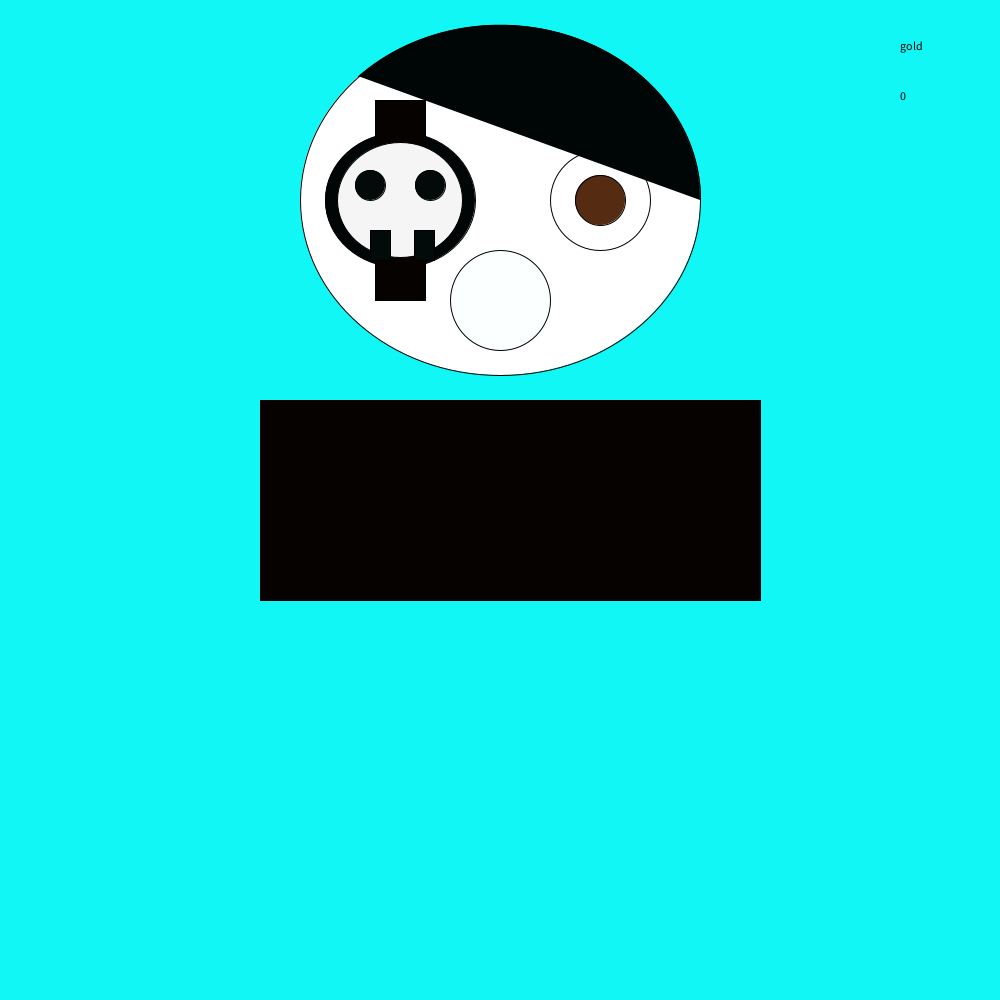
Frame 1 (no input)
Frame 60 (the mouse pressed at the canvas centre just before this capture): identical to frame 1, image omitted
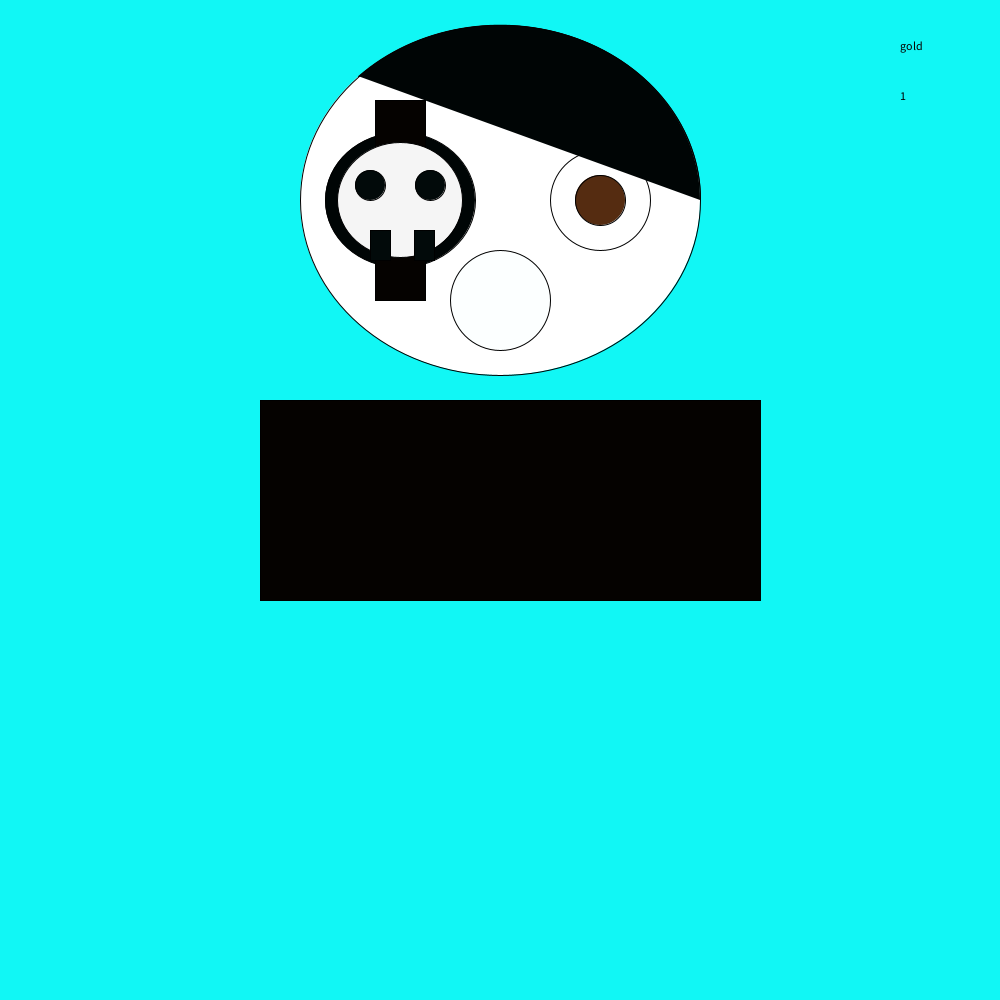
Frame 120 (the mouse held since frame 60 and released just before this capture)

The Processing sketch that drew these frames (run headless with seeded random() and noise(); from frame 60 on, the mouse is pressed at the canvas centre):

// Processing sketch: pirate_clicker
// ── pirate_clicker.pde
int gold=0;  int autoclicker=0; int timer = 0;
void setup(){
size(1000,1000);

}

void draw(){background(#11F7F5);
fill(#FFFFFF);
ellipse(500,200,400,350);
ellipse(400,200,100,100);
ellipse(600,200,100,100);
fill(#000505);
arc(500, 200, 400, 350, PI+QUARTER_PI, PI + PI, OPEN);
ellipse(400,200,150,135);
fill(#000000);
text(gold,900,100);
fill(#552C11);
ellipse(600,200,50,50);
fill(#050200);
rect(260,400,500,200);
rect(375,100,50,50);
text("gold",900,50);
rect(375,250,50,50);
fill(#F5F5F5);
ellipse(400,200,125,115);
fill(#020A0A);
rect(370,230,20,30);
ellipse(370,185,30,30);
ellipse(430,185,30,30);
rect(414,230,20,30);
fill(#FCFFFF);
ellipse(500,300,100,100);
timer=timer+1;
if(timer>100){
gold=gold+autoclicker;
timer=0;}
}

void mousePressed(){
 gold=gold +1;
 
 {
     
 }
}
void keyPressed(){
  if(key=='a' && gold>=250){
     gold=gold-250;
     autoclicker=autoclicker+1;
  }
}
